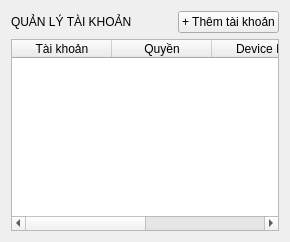
<?xml version="1.0" encoding="UTF-8"?>
<ui version="4.0"><class>UserManagementPage</class><widget class="QWidget" name="UserManagementPage"><layout class="QVBoxLayout" name="verticalLayout"><item><layout class="QHBoxLayout" name="headerLayout"><item><widget class="QLabel" name="titleLabel"><property name="text"><string>QUẢN LÝ TÀI KHOẢN</string></property></widget></item><item><spacer name="spacer"><property name="orientation"><enum>Qt::Horizontal</enum></property><property name="sizeHint" stdset="0"><size><width>40</width><height>20</height></size></property></spacer></item><item><widget class="QPushButton" name="addUserButton"><property name="text"><string>+ Thêm tài khoản</string></property></widget></item></layout></item><item><widget class="QTableWidget" name="usersTable"><property name="columnCount"><number>4</number></property><property name="rowCount"><number>0</number></property><column><property name="text"><string>Tài khoản</string></property></column><column><property name="text"><string>Quyền</string></property></column><column><property name="text"><string>Device ID</string></property></column><column><property name="text"><string>Trạng thái</string></property></column></widget></item></layout></widget><resources/><connections/></ui>
